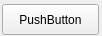
<?xml version="1.0" encoding="UTF-8"?>
<ui version="4.0">
 <class>Form</class>
 <widget class="QWidget" name="Form">
  <property name="geometry">
   <rect>
    <x>0</x>
    <y>0</y>
    <width>102</width>
    <height>36</height>
   </rect>
  </property>
  <property name="windowTitle">
   <string>Form</string>
  </property>
  <widget class="QPushButton" name="btn">
   <property name="geometry">
    <rect>
     <x>2</x>
     <y>4</y>
     <width>97</width>
     <height>31</height>
    </rect>
   </property>
   <property name="text">
    <string>PushButton</string>
   </property>
  </widget>
 </widget>
 <resources/>
 <connections/>
</ui>
